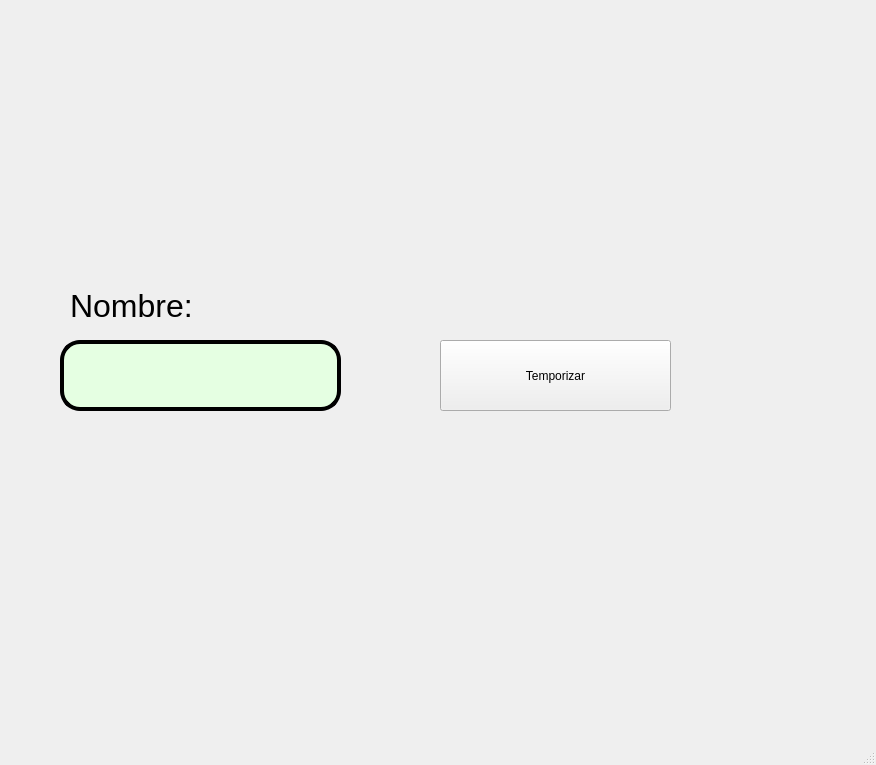
<?xml version="1.0" encoding="UTF-8"?>
<ui version="4.0">
 <class>MainWindow</class>
 <widget class="QMainWindow" name="MainWindow">
  <property name="geometry">
   <rect>
    <x>0</x>
    <y>0</y>
    <width>876</width>
    <height>765</height>
   </rect>
  </property>
  <property name="windowTitle">
   <string>MainWindow</string>
  </property>
  <widget class="QWidget" name="centralwidget">
   <widget class="QLabel" name="label">
    <property name="geometry">
     <rect>
      <x>0</x>
      <y>10</y>
      <width>241</width>
      <height>131</height>
     </rect>
    </property>
    <property name="styleSheet">
     <string notr="true"/>
    </property>
    <property name="text">
     <string/>
    </property>
    <property name="pixmap">
     <pixmap resource="../Archivos/Recursos.qrc">:/Logos/log_uat_nuevo.png</pixmap>
    </property>
    <property name="scaledContents">
     <bool>true</bool>
    </property>
   </widget>
   <widget class="QLabel" name="label_2">
    <property name="geometry">
     <rect>
      <x>560</x>
      <y>0</y>
      <width>241</width>
      <height>131</height>
     </rect>
    </property>
    <property name="styleSheet">
     <string notr="true"/>
    </property>
    <property name="text">
     <string/>
    </property>
    <property name="pixmap">
     <pixmap resource="../Archivos/Recursos.qrc">:/Logos/FIT_logo_vertical.png</pixmap>
    </property>
    <property name="scaledContents">
     <bool>true</bool>
    </property>
   </widget>
   <widget class="QLabel" name="label_3">
    <property name="geometry">
     <rect>
      <x>640</x>
      <y>580</y>
      <width>241</width>
      <height>131</height>
     </rect>
    </property>
    <property name="styleSheet">
     <string notr="true"/>
    </property>
    <property name="text">
     <string/>
    </property>
    <property name="pixmap">
     <pixmap resource="../Archivos/Recursos.qrc">:/Images/Gatos.png</pixmap>
    </property>
    <property name="scaledContents">
     <bool>true</bool>
    </property>
   </widget>
   <widget class="QLabel" name="label_4">
    <property name="geometry">
     <rect>
      <x>70</x>
      <y>280</y>
      <width>341</width>
      <height>51</height>
     </rect>
    </property>
    <property name="font">
     <font>
      <pointsize>24</pointsize>
     </font>
    </property>
    <property name="text">
     <string>Nombre:</string>
    </property>
   </widget>
   <widget class="QLineEdit" name="txt_Valor">
    <property name="geometry">
     <rect>
      <x>60</x>
      <y>340</y>
      <width>281</width>
      <height>71</height>
     </rect>
    </property>
    <property name="font">
     <font>
      <pointsize>24</pointsize>
      <weight>75</weight>
      <bold>true</bold>
     </font>
    </property>
    <property name="styleSheet">
     <string notr="true">background-color: rgb(229, 255, 226);
border:4px solid black;
border-radius: 20px;</string>
    </property>
    <property name="text">
     <string/>
    </property>
    <property name="alignment">
     <set>Qt::AlignCenter</set>
    </property>
   </widget>
   <widget class="QPushButton" name="btn_temporizar">
    <property name="geometry">
     <rect>
      <x>440</x>
      <y>340</y>
      <width>231</width>
      <height>71</height>
     </rect>
    </property>
    <property name="text">
     <string>Temporizar</string>
    </property>
   </widget>
  </widget>
  <widget class="QMenuBar" name="menubar">
   <property name="geometry">
    <rect>
     <x>0</x>
     <y>0</y>
     <width>876</width>
     <height>26</height>
    </rect>
   </property>
  </widget>
  <widget class="QStatusBar" name="statusbar"/>
 </widget>
 <resources>
  <include location="../Archivos/Recursos.qrc"/>
 </resources>
 <connections/>
</ui>
